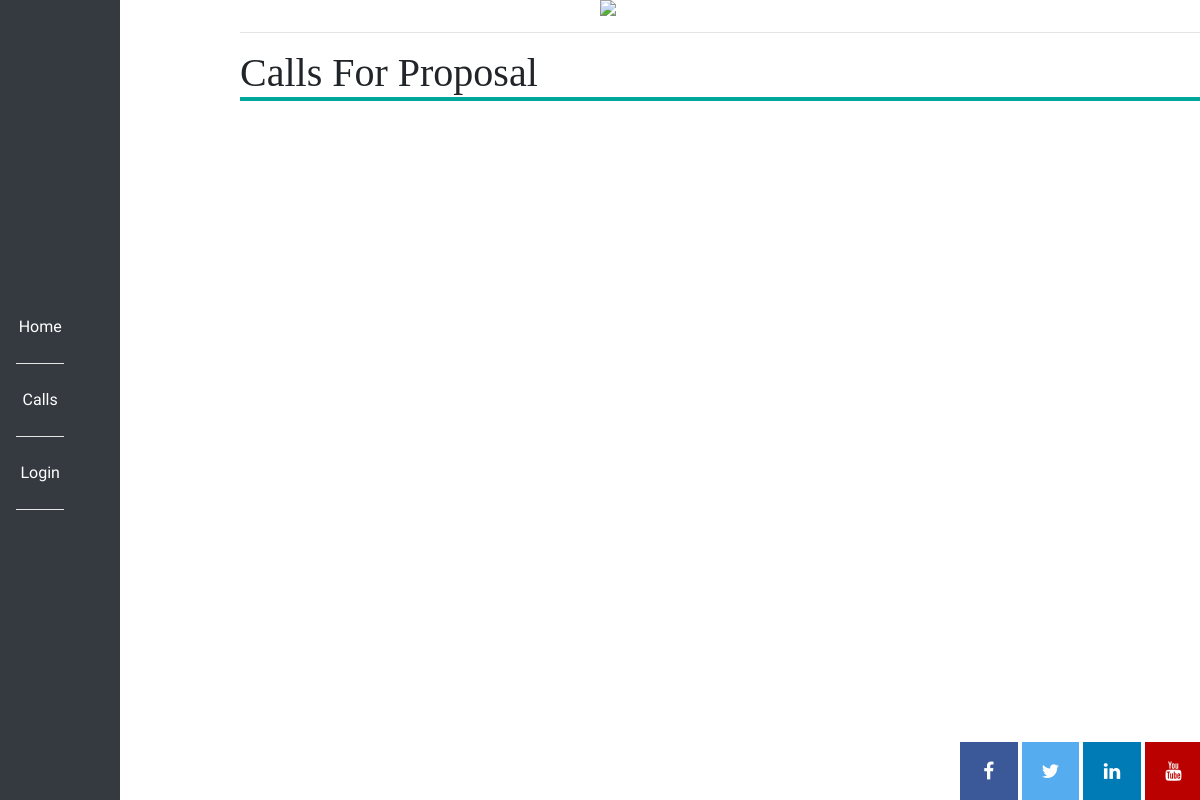
The page /calls on the database as committed earlier.
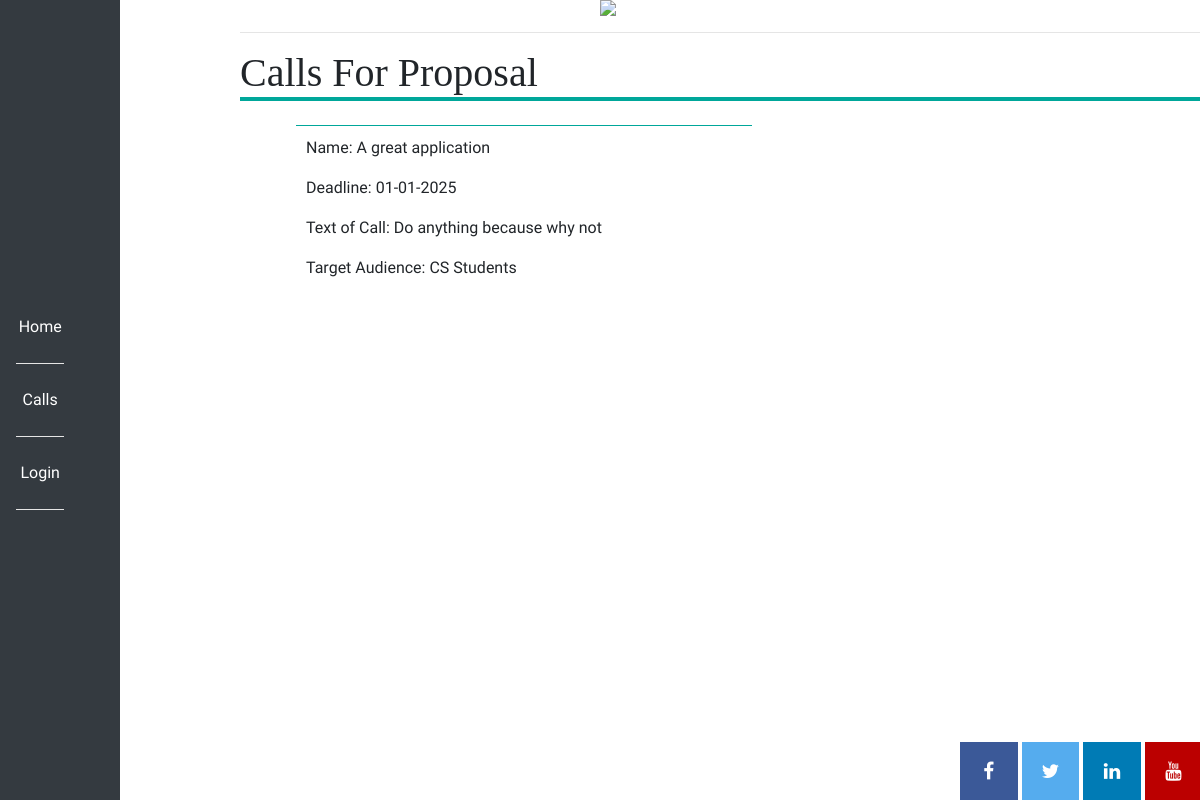
The same page on the database as committed later.
### app/models.py (models this page shows, shortened)
class Proposal(db.Model):
    id = db.Column(db.Integer, primary_key=True)
    applications = db.relationship("Application", backref="author", lazy="dynamic")
    name = db.Column(db.String(140))
    activities = db.relationship("Activity", backref="author", lazy="dynamic")
    annual_report = db.relationship("AnnualReport", backref="author", lazy="dynamic")
    timestamp = db.Column(db.DateTime, index=True, default=datetime.utcnow)
    user_id = db.Column(db.Integer, db.ForeignKey('user.id'))
    deadline = db.Column(db.String(20))
    text_of_call = db.Column(db.String(500))
    target_audience = db.Column(db.String(50))
    eligibility_criteria = db.Column(db.String(100))
    reporting_guidelines = db.Column(db.String(150))
    start_date = db.Column(db.String(20))
    type_of_call = db.Column(db.String(40))
    call_status = db.Column(db.String(20))
    application_status = db.Column(db.Boolean())

### app/routes.py (the view)
@app.route("/calls", methods=["GET", "POST"])
def calls():
    form = CallsForProposalFilter()
    proposal_info = Proposal.query.filter_by(application_status=True)
    return render_template("calls.html", title="Calls for Proposals", form=form, proposal_info=proposal_info, img=svg)

### app/routes.py (called while the page is built)
@app.before_request
def before_request():
    if current_user.is_authenticated:
        current_user.last_seen = datetime.utcnow().strftime("%B %d %Y")
        db.session.commit()

### app/templates/calls.html (shortened to what this page needs)
{% extends "base.html" %}
{% block content %}
<main>
<h1>Calls For Proposal</h1>
<ul>
    {% for entry in proposal_info %}
        <li class="list">
        <p>Name: {{ entry.name }}</p>
        <p>Deadline: {{ entry.deadline }}</p>
        <p>Text of Call: {{ entry.text_of_call }}</p>
        <p>Target Audience: {{ entry.target_audience }}</p>
        </li>
    {% endfor %}
</ul>
</main>
{% endblock %}

### app/templates/base.html (shortened to what this page needs)
<html>
    <head>
      <link rel="stylesheet" href="https://cdnjs.cloudflare.com/ajax/libs/font-awesome/4.7.0/css/font-awesome.min.css">
      <link rel="stylesheet" href="https://maxcdn.bootstrapcdn.com/bootstrap/4.3.1/css/bootstrap.min.css">
        <link rel="stylesheet" href="{{  url_for('static', filename='css/style.css') }}">
    </head>
    <body>
        <div class="logo">
            <a href="{{ url_for('index') }}"><img src="{{ img }}"></a>
        </div>
        <div class="nav">
        <nav class="navbar">
            <ul class="navbar-nav">
                <li class="nav-item"><a class="nav-link" href="{{ url_for('index') }}">Home</a></li>
                <li class="nav-item"><a class="nav-link" href="{{ url_for('calls') }}">Calls</a></li>
                {% if current_user.is_anonymous %}
                <li class="nav-item"><a class="nav-link" href="{{ url_for('login') }}">Login</a></li>
                {% endif %}
            </ul>
        </nav>
        </div>
        <div class="flash">
            <hr>
            </div>
            {% block content %}{% endblock %}
            <div class="social">
                    <a href="https://www.facebook.com/ScienceFoundationIreland/" target="_blank" class="fa fa-facebook"></a>
                    <a href="https://twitter.com/scienceirel" target="_blank" class="fa fa-twitter"></a>
                    <a href="https://www.linkedin.com/company/science-foundation-ireland" target="_blank" class="fa fa-linkedin"></a>
                    <a href="https://www.youtube.com/ScienceFoundationIreland" target="_blank" class="fa fa-youtube"></a>
            </div>
    </body>
</html>

### app/static/css/style.css (style rules this page uses)
.logo { margin-left:50%; display:inline-block; }
.nav { background-color:#343A40; float:left; width:10%; height:100%; position: fixed; top:0; }
nav { width:100%; float:left; }
.nav-item { text-align:center; border-bottom:.1em #e5e5e5 solid; padding: 1em 0em; color:white; }
.nav-link { font-size:1em; color:white; }
ul { width: 55%; float: left; }
.list { list-style: none; border-top: 1px solid #00A79A; margin: 1em; padding: 10px; }
main { display:block; margin-left:20%; }
h1, h2, h3, h4, h5, h6 { font-family:Georgia, Times, serif; }
h1 { border-bottom: .1em solid #00A79A; }
p, div, a { font-family: 'Nobile', Helvetica, Arial, sans-serif; }
.nav-link, .nav-link:hover, .nav-link:active, .nav-link:visited { color:white; text-decoration: none; }
.social { float:right; margin-left:80%; position: fixed; bottom: 0; width: 50%; }
.fa { padding:1em; font-size: 1.2em; height:3em; width: 3em; text-align: center; text-decoration: none; }
.fa-facebook { background: #3B5998; color: white; }
.fa-twitter { background: #55ACEE; color: white; }
.fa-linkedin { background: #007bb5; color: white; }
.fa-youtube { background: #bb0000; background: #bb0000; color: white; }
a,a:hover, a:focus, a:active { text-decoration: none; }
.flash { padding-left:20%; width:100%; }

Rows that differ between the two databases and show on the page:
added Proposal: name "A great application", deadline "01-01-2025", text_of_call "Do anything because why not", target_audience "CS Students"
